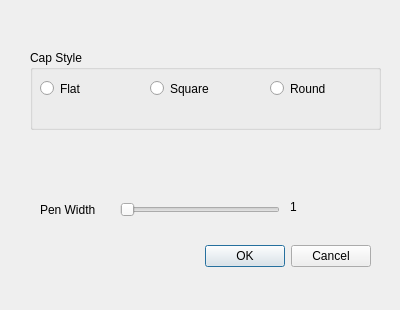
<?xml version="1.0" encoding="UTF-8"?>
<ui version="4.0">
 <class>PenDialog</class>
 <widget class="QDialog" name="PenDialog">
  <property name="geometry">
   <rect>
    <x>0</x>
    <y>0</y>
    <width>400</width>
    <height>310</height>
   </rect>
  </property>
  <property name="windowTitle">
   <string>Dialog</string>
  </property>
  <widget class="QDialogButtonBox" name="buttonBox">
   <property name="geometry">
    <rect>
     <x>30</x>
     <y>240</y>
     <width>341</width>
     <height>32</height>
    </rect>
   </property>
   <property name="orientation">
    <enum>Qt::Horizontal</enum>
   </property>
   <property name="standardButtons">
    <set>QDialogButtonBox::Cancel|QDialogButtonBox::Ok</set>
   </property>
  </widget>
  <widget class="QGroupBox" name="groupBox">
   <property name="geometry">
    <rect>
     <x>30</x>
     <y>50</y>
     <width>351</width>
     <height>80</height>
    </rect>
   </property>
   <property name="title">
    <string>Cap Style</string>
   </property>
   <widget class="QRadioButton" name="radioButton">
    <property name="geometry">
     <rect>
      <x>10</x>
      <y>30</y>
      <width>82</width>
      <height>17</height>
     </rect>
    </property>
    <property name="text">
     <string>Flat</string>
    </property>
    <attribute name="buttonGroup">
     <string notr="true">buttonGroup</string>
    </attribute>
   </widget>
   <widget class="QRadioButton" name="radioButton_2">
    <property name="geometry">
     <rect>
      <x>120</x>
      <y>30</y>
      <width>82</width>
      <height>17</height>
     </rect>
    </property>
    <property name="text">
     <string>Square</string>
    </property>
    <attribute name="buttonGroup">
     <string notr="true">buttonGroup</string>
    </attribute>
   </widget>
   <widget class="QRadioButton" name="radioButton_3">
    <property name="geometry">
     <rect>
      <x>240</x>
      <y>30</y>
      <width>82</width>
      <height>17</height>
     </rect>
    </property>
    <property name="text">
     <string>Round</string>
    </property>
    <attribute name="buttonGroup">
     <string notr="true">buttonGroup</string>
    </attribute>
   </widget>
  </widget>
  <widget class="QSlider" name="horizontalSlider">
   <property name="geometry">
    <rect>
     <x>120</x>
     <y>200</y>
     <width>160</width>
     <height>19</height>
    </rect>
   </property>
   <property name="orientation">
    <enum>Qt::Horizontal</enum>
   </property>
  </widget>
  <widget class="QLabel" name="label">
   <property name="geometry">
    <rect>
     <x>40</x>
     <y>200</y>
     <width>71</width>
     <height>20</height>
    </rect>
   </property>
   <property name="text">
    <string>Pen Width</string>
   </property>
  </widget>
  <widget class="QLabel" name="label_2">
   <property name="geometry">
    <rect>
     <x>290</x>
     <y>200</y>
     <width>47</width>
     <height>13</height>
    </rect>
   </property>
   <property name="text">
    <string>1</string>
   </property>
  </widget>
 </widget>
 <resources/>
 <connections>
  <connection>
   <sender>buttonBox</sender>
   <signal>accepted()</signal>
   <receiver>PenDialog</receiver>
   <slot>accept()</slot>
   <hints>
    <hint type="sourcelabel">
     <x>248</x>
     <y>254</y>
    </hint>
    <hint type="destinationlabel">
     <x>157</x>
     <y>274</y>
    </hint>
   </hints>
  </connection>
  <connection>
   <sender>buttonBox</sender>
   <signal>rejected()</signal>
   <receiver>PenDialog</receiver>
   <slot>reject()</slot>
   <hints>
    <hint type="sourcelabel">
     <x>316</x>
     <y>260</y>
    </hint>
    <hint type="destinationlabel">
     <x>286</x>
     <y>274</y>
    </hint>
   </hints>
  </connection>
  <connection>
   <sender>horizontalSlider</sender>
   <signal>valueChanged(int)</signal>
   <receiver>label_2</receiver>
   <slot>setNum(int)</slot>
   <hints>
    <hint type="sourcelabel">
     <x>238</x>
     <y>204</y>
    </hint>
    <hint type="destinationlabel">
     <x>321</x>
     <y>207</y>
    </hint>
   </hints>
  </connection>
 </connections>
 <buttongroups>
  <buttongroup name="buttonGroup"/>
 </buttongroups>
</ui>
